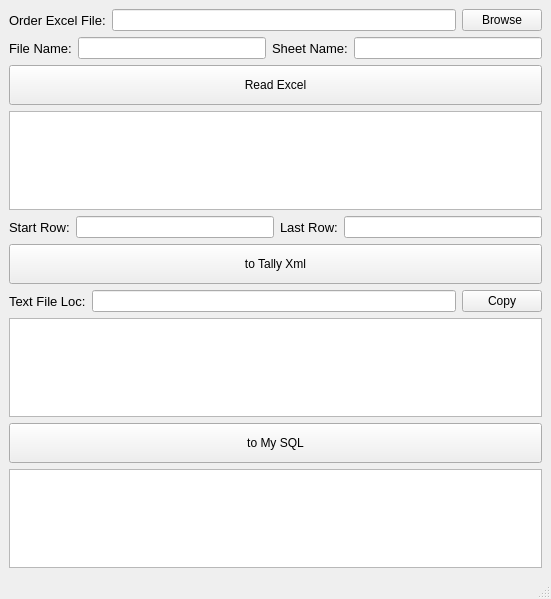
<?xml version="1.0" encoding="UTF-8"?>
<ui version="4.0">
 <class>OrderEntryWindow</class>
 <widget class="QMainWindow" name="OrderEntryWindow">
  <property name="geometry">
   <rect>
    <x>0</x>
    <y>0</y>
    <width>551</width>
    <height>599</height>
   </rect>
  </property>
  <property name="windowTitle">
   <string>For Tally Entry</string>
  </property>
  <widget class="QWidget" name="centralwidget">
   <layout class="QGridLayout" name="gridLayout_5">
    <item row="0" column="0">
     <layout class="QGridLayout" name="gridLayout_3">
      <item row="0" column="0">
       <widget class="QLabel" name="excel_file_lbl">
        <property name="font">
         <font>
          <pointsize>10</pointsize>
         </font>
        </property>
        <property name="text">
         <string>Order Excel File:</string>
        </property>
       </widget>
      </item>
      <item row="0" column="1">
       <widget class="QLineEdit" name="file_path_input"/>
      </item>
      <item row="0" column="2">
       <widget class="QPushButton" name="browse_button">
        <property name="minimumSize">
         <size>
          <width>0</width>
          <height>0</height>
         </size>
        </property>
        <property name="text">
         <string>Browse</string>
        </property>
       </widget>
      </item>
     </layout>
    </item>
    <item row="1" column="0">
     <layout class="QGridLayout" name="gridLayout_4">
      <item row="0" column="0">
       <widget class="QLabel" name="file_name_lbl">
        <property name="font">
         <font>
          <pointsize>10</pointsize>
         </font>
        </property>
        <property name="text">
         <string>File Name:</string>
        </property>
       </widget>
      </item>
      <item row="0" column="1">
       <widget class="QLineEdit" name="file_name_output"/>
      </item>
      <item row="0" column="2">
       <widget class="QLabel" name="sheet_name_lbl">
        <property name="font">
         <font>
          <pointsize>10</pointsize>
         </font>
        </property>
        <property name="text">
         <string>Sheet Name:</string>
        </property>
       </widget>
      </item>
      <item row="0" column="3">
       <widget class="QLineEdit" name="sheet_name_input"/>
      </item>
     </layout>
    </item>
    <item row="2" column="0">
     <widget class="QPushButton" name="read_excel_button">
      <property name="minimumSize">
       <size>
        <width>0</width>
        <height>40</height>
       </size>
      </property>
      <property name="toolTipDuration">
       <number>-1</number>
      </property>
      <property name="text">
       <string>Read Excel</string>
      </property>
      <property name="checkable">
       <bool>false</bool>
      </property>
     </widget>
    </item>
    <item row="3" column="0">
     <widget class="QTextEdit" name="excel_data_output">
      <property name="focusPolicy">
       <enum>Qt::NoFocus</enum>
      </property>
     </widget>
    </item>
    <item row="4" column="0">
     <layout class="QGridLayout" name="gridLayout">
      <item row="0" column="0">
       <widget class="QLabel" name="start_row_lbl">
        <property name="font">
         <font>
          <pointsize>10</pointsize>
         </font>
        </property>
        <property name="text">
         <string>Start Row:</string>
        </property>
       </widget>
      </item>
      <item row="0" column="1">
       <widget class="QLineEdit" name="start_row_input"/>
      </item>
      <item row="0" column="2">
       <widget class="QLabel" name="last_row_lbl">
        <property name="font">
         <font>
          <pointsize>10</pointsize>
         </font>
        </property>
        <property name="text">
         <string>Last Row:</string>
        </property>
       </widget>
      </item>
      <item row="0" column="3">
       <widget class="QLineEdit" name="last_row_input"/>
      </item>
     </layout>
    </item>
    <item row="5" column="0">
     <widget class="QPushButton" name="to_xml_button">
      <property name="minimumSize">
       <size>
        <width>0</width>
        <height>40</height>
       </size>
      </property>
      <property name="layoutDirection">
       <enum>Qt::LeftToRight</enum>
      </property>
      <property name="text">
       <string>to Tally Xml</string>
      </property>
     </widget>
    </item>
    <item row="6" column="0">
     <layout class="QGridLayout" name="gridLayout_2">
      <item row="0" column="1">
       <widget class="QLineEdit" name="save_path_input"/>
      </item>
      <item row="0" column="0">
       <widget class="QLabel" name="text_file_loc_lbl">
        <property name="font">
         <font>
          <pointsize>10</pointsize>
         </font>
        </property>
        <property name="text">
         <string>Text File Loc:</string>
        </property>
       </widget>
      </item>
      <item row="0" column="2">
       <widget class="QPushButton" name="copy_save_button">
        <property name="text">
         <string>Copy</string>
        </property>
       </widget>
      </item>
     </layout>
    </item>
    <item row="7" column="0">
     <widget class="QTextEdit" name="xml_data_output">
      <property name="focusPolicy">
       <enum>Qt::NoFocus</enum>
      </property>
     </widget>
    </item>
    <item row="8" column="0">
     <widget class="QPushButton" name="to_mysql_button">
      <property name="minimumSize">
       <size>
        <width>0</width>
        <height>40</height>
       </size>
      </property>
      <property name="layoutDirection">
       <enum>Qt::LeftToRight</enum>
      </property>
      <property name="text">
       <string>to My SQL</string>
      </property>
     </widget>
    </item>
    <item row="9" column="0">
     <widget class="QTextEdit" name="sql_data_output"/>
    </item>
   </layout>
  </widget>
  <widget class="QMenuBar" name="menubar">
   <property name="geometry">
    <rect>
     <x>0</x>
     <y>0</y>
     <width>551</width>
     <height>21</height>
    </rect>
   </property>
  </widget>
  <widget class="QStatusBar" name="statusbar"/>
 </widget>
 <tabstops>
  <tabstop>file_path_input</tabstop>
  <tabstop>browse_button</tabstop>
  <tabstop>file_name_output</tabstop>
  <tabstop>sheet_name_input</tabstop>
  <tabstop>read_excel_button</tabstop>
  <tabstop>start_row_input</tabstop>
  <tabstop>last_row_input</tabstop>
  <tabstop>to_xml_button</tabstop>
  <tabstop>save_path_input</tabstop>
  <tabstop>to_mysql_button</tabstop>
  <tabstop>sql_data_output</tabstop>
 </tabstops>
 <resources/>
 <connections/>
</ui>
